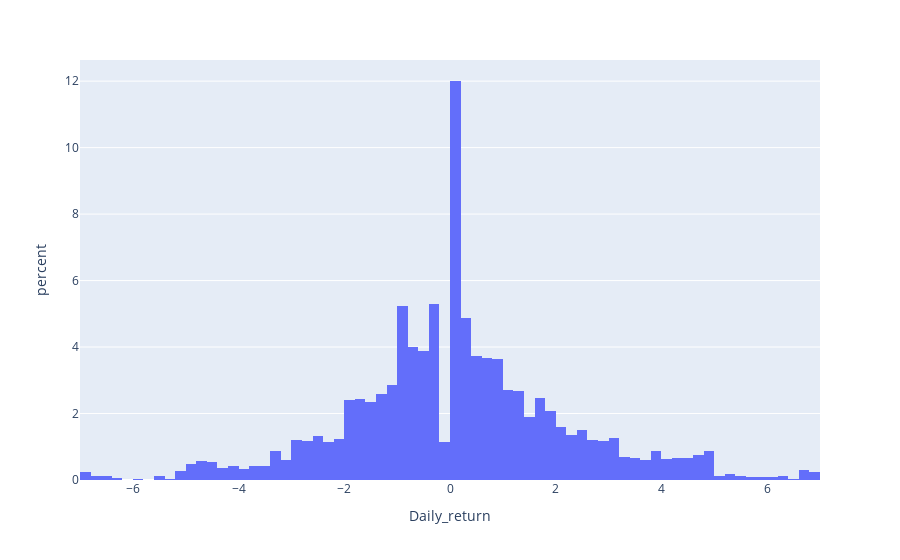

The code cell stored with this chart in its notebook:
### Code cell
fig = go.Figure()
px.histogram(df, x="Daily_return",histnorm='percent')
#ff.create_distplot(df, group_labels)

### Figure 1 — Plotly figure (JSON) as saved in the notebook; plotly's stock layout.template omitted (floating-point values rounded to 4 significant figures; data arrays with more than 128 entries replaced by an {"elided": "..."} marker saying what was removed)
{"data": [{"alignmentgroup": "True", "bingroup": "x", "histnorm": "percent", "hovertemplate": "Daily_return=%{x}<br>percent=%{y}<extra></extra>", "legendgroup": "", "marker": {"color": "#636efa", "pattern": {"shape": ""}}, "name": "", "offsetgroup": "", "orientation": "v", "showlegend": false, "type": "histogram", "x": {"elided": "2999 float values"}, "xaxis": "x", "yaxis": "y"}], "layout": {"barmode": "relative", "legend": {"tracegroupgap": 0}, "margin": {"t": 60}, "xaxis": {"anchor": "y", "domain": [0, 1], "title": {"text": "Daily_return"}}, "yaxis": {"anchor": "x", "domain": [0, 1], "title": {"text": "percent"}}}}
